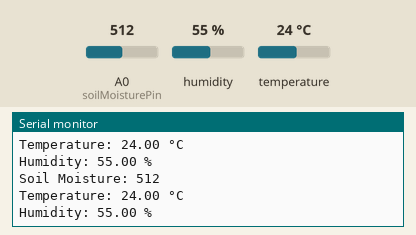
Recording of a sketch running on a simulated Arduino Uno, built with avr-gcc and run on an emulated ATmega328P. Shown: the last lines printed to the serial monitor. Inputs (shaded band) come from the test bench; at power-on: humidity 55 %, A0 (soilMoisturePin) = 512, temperature 24 °C.

Above: at 2.8 s.
2.9 s: humidity set to 22 %
At 5.3 s:
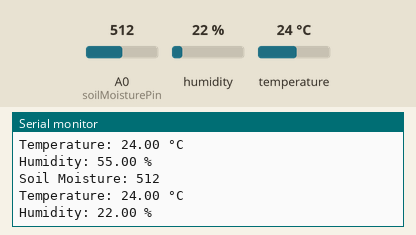
5.6 s: A0 (soilMoisturePin) set to 716
At 6.8 s:
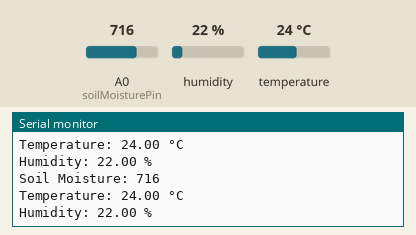
8.3 s: temperature set to 12 °C
At 10.8 s:
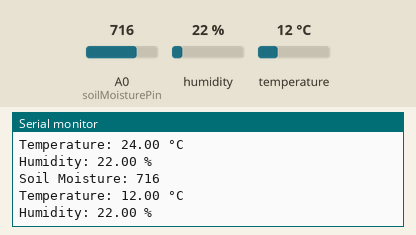
11.0 s: A0 (soilMoisturePin) set to 900
At 12.9 s:
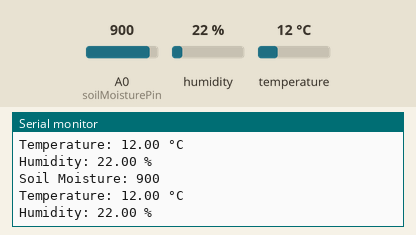
13.7 s: humidity set to 40 %
At 15.3 s:
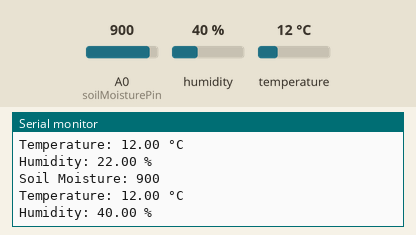
Timing chart, 0 to 16.8 s (numbered marks = the images above; inputs shaded):
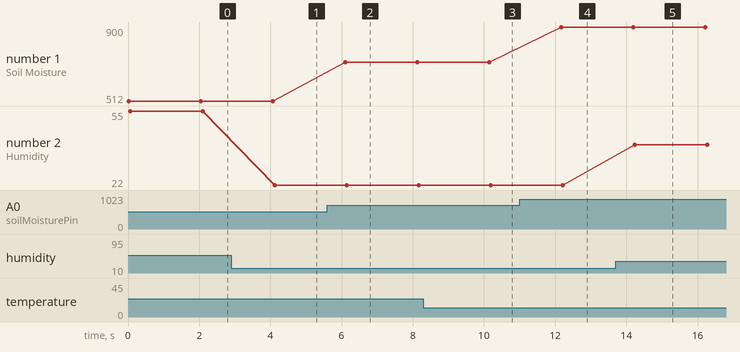

The sketch:

soil_mosture_detector.ino
```cpp
#include <DHT.h>

#define DHTPIN A5
#define DHTTYPE DHT11

DHT dht(DHTPIN, DHTTYPE);

int soilMoisturePin = A0;
int soilMoistureValue = 0;

void setup() {
  Serial.begin(9600);
  dht.begin();
}

void loop() {
  // Read soil moisture sensor
  soilMoistureValue = analogRead(soilMoisturePin);

  // Read temperature and humidity from DHT11
  float humidity = dht.readHumidity();
  float temperature = dht.readTemperature();

  // Check if any reads failed and exit early (to try again).
  if (isnan(humidity) || isnan(temperature)) {
    Serial.println("Failed to read from DHT sensor!");
    return;
  }

  // Print soil moisture, temperature, and humidity values
  Serial.print("Soil Moisture: ");
  Serial.println(soilMoistureValue);
  Serial.print("Temperature: ");
  Serial.print(temperature);
  Serial.println(" °C");
  Serial.print("Humidity: ");
  Serial.print(humidity);
  Serial.println(" %");

  delay(2000); // Delay for 2 seconds
}
```

Measured:
- after the input at 2.9 s, the serial monitor: prints a new line after 1.2 s (image 1)
- after the input at 5.6 s, the serial monitor: prints a new line after 0.50 s (image 2)
- after the input at 8.3 s, the serial monitor: prints a new line after 1.9 s (image 3)
- after the input at 11.0 s, the serial monitor: prints a new line after 1.2 s (image 4)
- after the input at 13.7 s, the serial monitor: prints a new line after 0.54 s (image 5)
- plotted number 1: 512 → 716 after the input at 5.6 s, 716 → 900 after the input at 11.0 s
- plotted number 2: 55 → 22 after the input at 2.9 s, 22 → 40 after the input at 13.7 s
